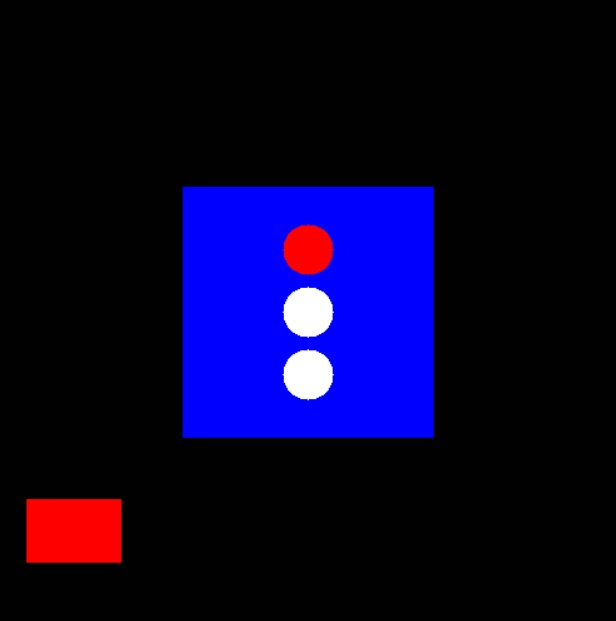
#> input picture red.jpeg, 616 x 621 px, found by its file name
$ python 'Prashant rai_project.py'
#> lines starting #> are read from the running program, lines starting #| are printed output that depends on the picture; after the words box and inside, x2 and y2 are one past the last pixel; in counts of white or black regions, pixels touching at a corner belong together
# -*- coding: utf-8 -*-
"""
Created on Mon Nov 15 17:42:41 2021

@author: dell
"""


import cv2
import numpy as np
#taking the input
image= cv2.imread(r"C:/Users/dell/Desktop/red.jpeg",1)
#> image is the input picture: shape (621, 616, 3); mean B, G, R 41.3, 3.5, 8.8

#definig the LIGHTS AS CURRENT STATE AS FALSE
RED =False
YELLOW =False
GREEN= False

#converting the image to hsv
img = cv2.cvtColor (image,cv2.COLOR_BGR2HSV)
#> img: shape (621, 616, 3); mean H, S, V 21.2, 50.1, 46.6
font = cv2.FONT_HERSHEY_COMPLEX

#gray
gray= cv2.cvtColor(image, cv2.COLOR_BGR2GRAY)
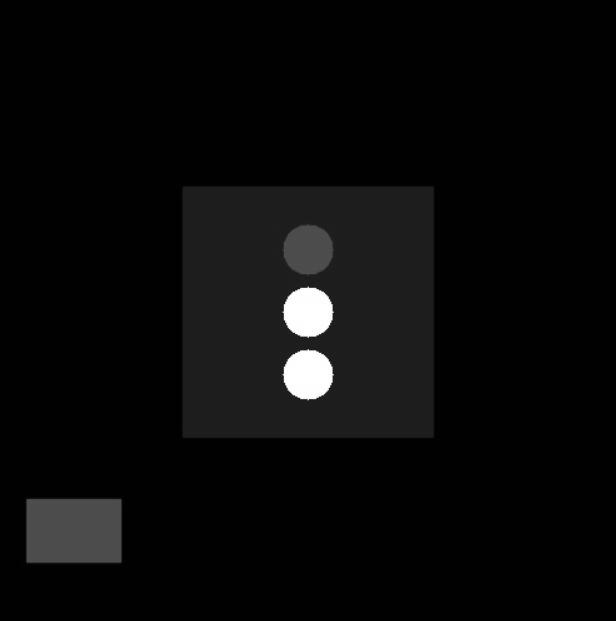
#> gray: shape (621, 616); min 0, max 255, mean 9.4

#masking the blue color so that the there is no falacy i the detection of the circle
mask_blue= cv2.inRange(img, (110,50,50), (130,255,255))
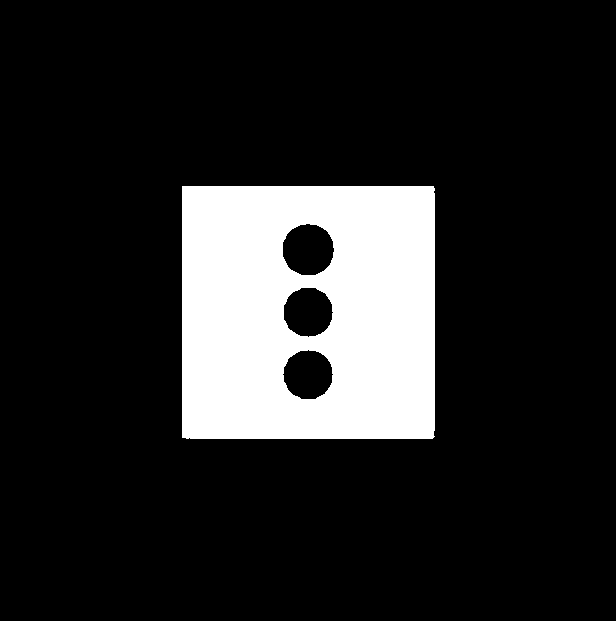
#> mask_blue: shape (621, 616); 15.2% white; 1 white region, box (x1, y1, x2, y2) and area: (182, 186, 435, 439) 58152
res_blue = cv2.bitwise_and(img, img,mask=mask_blue)
#> res_blue: shape (621, 616, 3); mean H, S, V 18.2, 38.6, 37.8
blue_gray =cv2.cvtColor(res_blue,cv2.COLOR_BGR2GRAY)
cv2.imshow("DIP",blue_gray)

#threshing
_,thresh = cv2.threshold(gray, 25, 50,cv2.THRESH_BINARY)
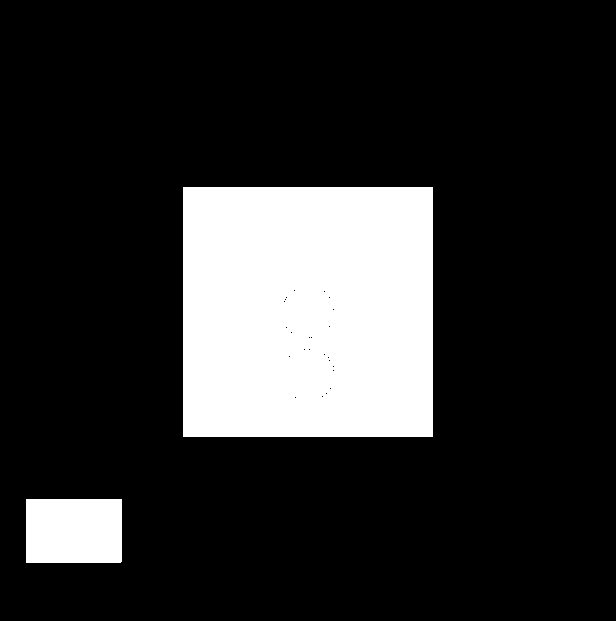
#> thresh: shape (621, 616); values 0 (black) and 50 (white), 17.9% white; 2 white regions
cv2.imshow("DIP",thresh)

#we have use here the cv2.RETR_EXTERNAL  so that to find the exxternal contours of the systen
contours , hierachy = cv2.findContours(thresh, cv2.RETR_EXTERNAL  , cv2.CHAIN_APPROX_SIMPLE)
#> contours = 2 contours; box (x1, y1, x2, y2) and area: (183, 187, 433, 437) 62001, (26, 499, 122, 563) 5984
print(len(contours))
#| 2

#approx function so that the precise contours can be defined
for cnt in contours:
    approx = cv2.approxPolyDP(cnt, 0.003*cv2.arcLength(cnt,True), True)
    print(len(approx))
    x = approx.ravel()[0]
    y = approx.ravel()[1]

   # here we have find the rectangle which is blue
    if(len(approx) == 4 and image[y,x,0]>128 and image[y,x,0]<= 255 and image[y,x,1]<127 and image[y,x,2]<127 ) :
         cv2.drawContours(image, [approx], -1, (255,255,0),2)
         print(len(approx))
    #priting the array of the rectangle
         print([approx])

         #here we have find out coordinates of the rectangle
         P = (approx[0][0][0],approx[0][0][1])
         Q = (approx[1][0][0] ,approx[1][0][1])
         R = (approx[2][0][0] ,approx[2][0][1])
         S = (approx[3][0][0] ,approx[3][0][1])
         print(P,Q,R,S)

         # taking out the minimum and maximum coordinate of the blue rectangle
         x_min = approx[0][0][0]
         y_min = approx[0][0][1]
         x_max = approx[2][0][0]
         y_max = approx[2][0][1]
         print(x_min, y_min)
         print(x_max , y_max )

         #we have print the rectangle so that we can know how much blue rectangle are there but according to our situation there is only one
         cv2.putText(image,"Rectangle", (x,y), font, 0.75, (125,125,255),2)
#> this loop made 2 passes
#> (x, y, Q, S, x_min, y_min, x_max, y_max) on pass 2: (183, 187, (183, 436), (432, 187), 183, 187, 432, 436)
#> (x, y) on pass 1: (26, 499)
#| 5
#| 4
#| 4
#| [array([[[183, 187]],
#|        [[183, 436]],
#|        [[432, 436]],
#|        [[432, 187]]], dtype=int32)]
#| (183, 187) (183, 436) (432, 436) (432, 187)
#| 183 187
#| 432 436
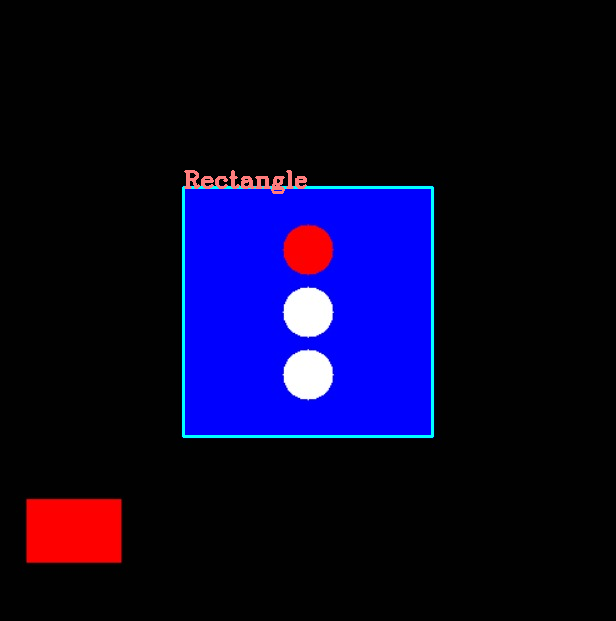
#> image: shape (621, 616, 3); 1.01% of pixels changed, all inside (x1, y1, x2, y2) = (182, 170, 434, 438)

#now we have detected the circles
detected_circle = cv2.HoughCircles(blue_gray, cv2.HOUGH_GRADIENT ,1,24 ,param1 =50,param2 = 22, minRadius= 0,maxRadius = 0)
#> detected_circle = [[308.5, 310.5, 25.4], [308.5, 248.5, 24.9], [307.5, 372.5, 25.7]]
num = len(detected_circle[0])
#> num = 3
print(num)
#| 3
a=0
while(num>a):

    # now we have find the center of the circle as houghcircle return center and radius
    X = detected_circle[0][a][0]
    Y = detected_circle[0][a][1]
    X = int(X)
    Y = int(Y)
    print((X,Y))


    #the circle on which the operation to be perfomed should be in the range of blue rectangle
    if(X>x_min and X<x_max and Y<y_max and Y>y_min):
         print( "enterd inside the rectangle")

         # showing the color of the coordinate  one  by one of the circle
         print(image[Y,X])
         if(image[Y,X,0]<50 and image[Y,X,1]<50 and image[Y,X,2]>190):
              RED = True
              print("passed1")
         elif(image[Y,X,0]<127 and image[Y,X,1]>128 and image[Y,X,1]<=255 and image[Y,X,2]>128 and image[Y,X,2]<=255):
              YELLOW = True
              print("passed2")
         elif(image[Y,X,0]<50 and image[Y,X,1]>180 and image[Y,X,2]<50):
              GREEN = True
              print("passed3")
    a=a+1
#> this loop made 3 passes
#> (X, Y, RED) on pass 2: (308, 248, True)
#> (X, Y) on passes 1, 3: (308, 310), (307, 372)
#| (308, 310)
#| enterd inside the rectangle
#| [255 255 255]
#| (308, 248)
#| enterd inside the rectangle
#| [  0   0 254]
#| passed1
#| (307, 372)
#| enterd inside the rectangle
#| [255 255 255]
#> after the loop, a = 3
 #drawing the boundary of the circle to just see that where the circles are drawing
detected_circle = np.uint16(np.around(detected_circle))
#> detected_circle = [[308, 310, 25], [308, 248, 25], [308, 372, 26]]
for i in detected_circle[0,:]:
             #draw the outer circle
     cv2.circle(image, (i[0],i[1]), i[2], (250,250,0),3)
             # draw the center of the circle
     cv2.circle(image,(i[0],i[1]),2,(0,0,255),3)
#> this loop made 3 passes
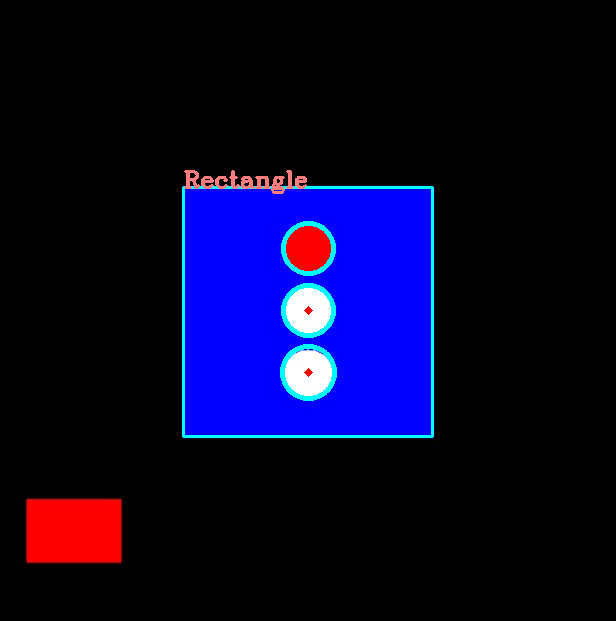
#> image: shape (621, 616, 3); 0.65% of pixels changed, all inside (x1, y1, x2, y2) = (280, 221, 337, 401)
if(RED == True and YELLOW == False and GREEN == False):
            print("RED")
elif(RED == False and YELLOW == True and GREEN == False):
            print("YELLOW")
elif(RED == False and YELLOW == False and GREEN == True):
            print("GREEN")
else:
            print("ERROR!!!!!!!!!")

cv2.imshow("image",image)
cv2.imshow("gray",gray)
cv2.waitKey(0)
cv2.destroyAllWindows()

$ run again, with green.jpeg copied over red.jpeg
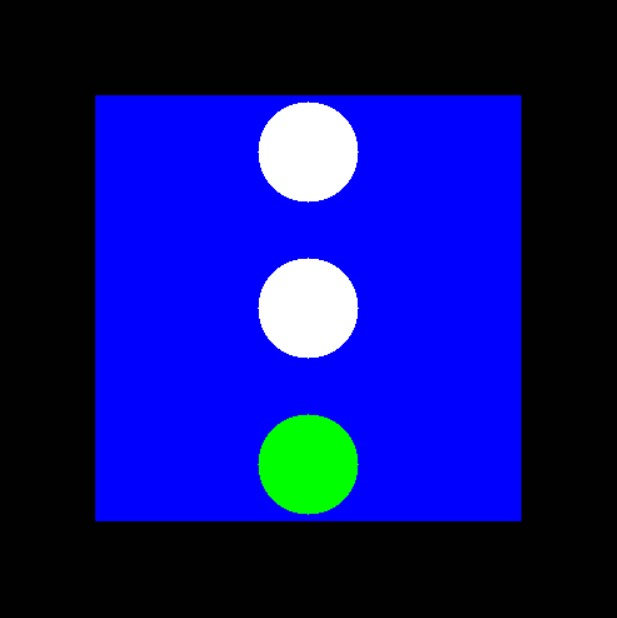
#> input picture green.jpeg, 617 x 618 px, found by its file name
#> image is the input picture: shape (618, 617, 3); mean B, G, R 116.1, 16.3, 11.1
#> img: shape (618, 617, 3); mean H, S, V 56.5, 122.3, 121.2
#> `mask_blue= cv2.inRange(img, (110,50,50), (130,255,255))`:
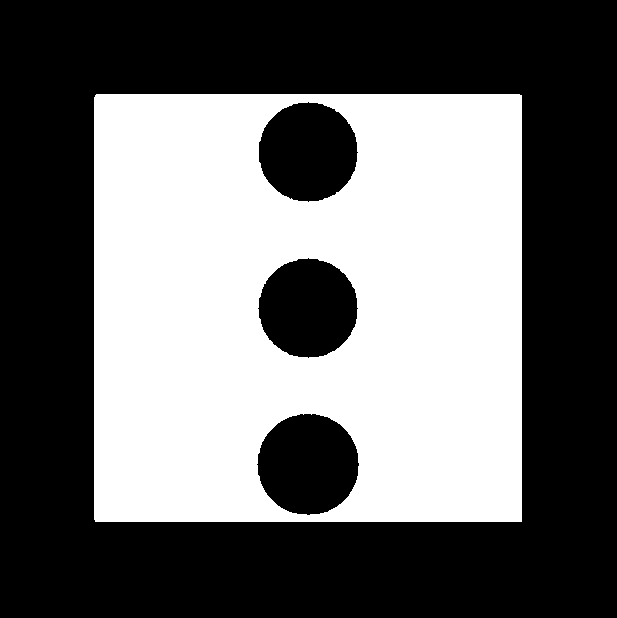
#> mask_blue: shape (618, 617); 41.9% white; 1 white region, box (x1, y1, x2, y2) and area: (94, 94, 522, 522) 159746
#> res_blue: shape (618, 617, 3); mean H, S, V 50.3, 106.6, 104.9
#> thresh: shape (618, 617); values 0 (black) and 50 (white), 47.4% white; 1 white region
#> contours = 1 contour; box (x1, y1, x2, y2) and area: (96, 96, 521, 521) 179774
#| 1
#> the loop `for cnt in contours:` made 1 pass
#> (x, y, S, x_min, y_min, x_max, y_max) on pass 1: (96, 96, (520, 96), 96, 96, 520, 520)
#> (printed output is left out)
#> `detected_circle = cv2.HoughCircles(blue_gray, cv2.HOUGH_GRADIENT ,1,24..`: detected_circle = [[308.5, 464.5, 50.8], [306.5, 306.5, 48.3], [305.5, 150.5, 51.6]]
#> num = 3
#| 3
#> the loop `while(num>a):` made 3 passes
#> (X, Y, GREEN) on pass 1: (308, 464, True)
#> (printed output is left out)
#> `detected_circle = np.uint16(np.around(detected_circle))`: detected_circle = [[308, 464, 51], [306, 306, 48], [306, 150, 52]]
#> the loop `for i in detected_circle[0,:]:` made 3 passes
#> after the loop `for i in detected_circle[0,:]:`:
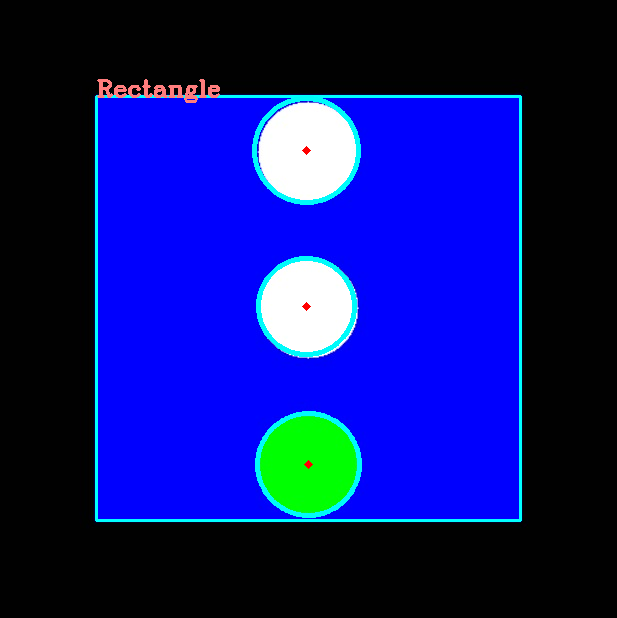
#> image: shape (618, 617, 3); mean B, G, R 117.3, 21.5, 10.8
